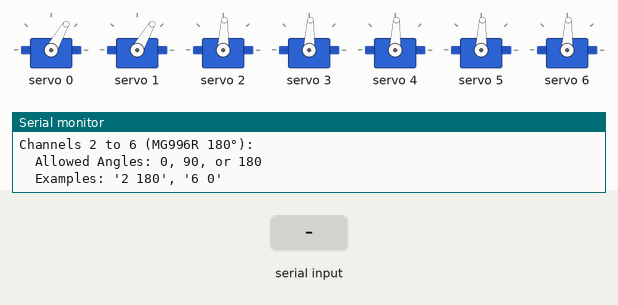
This sketch was run on a simulated Arduino Uno, built with avr-gcc and run on an emulated ATmega328P. On the bench: 7 × servo, the last lines printed to the serial monitor. The inputs (shaded band) are chosen by the test bench.

Above: at 1.9 s.
2.0 s: "0\n" received over Serial
At 4.2 s:
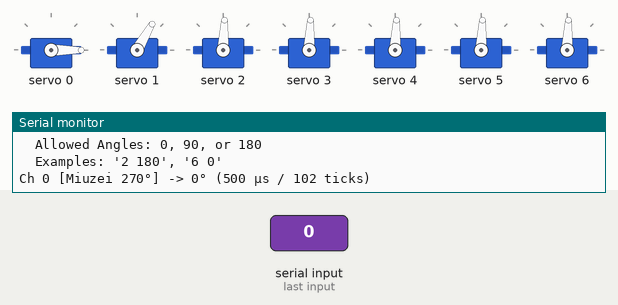
4.5 s: "5\n" received over Serial
At 6.2 s:
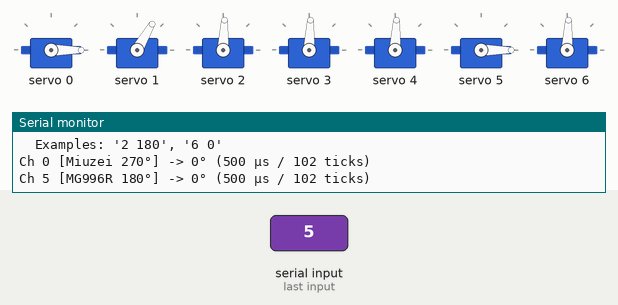
Timing chart, 0 to 7.7 s (numbered marks = the images above; inputs shaded):
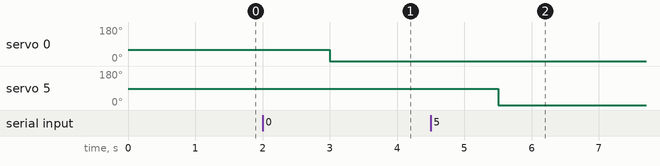

Measured:
- after the input at 2.0 s, servo 0: 60° → 0° after 1.0 s
- after the input at 4.5 s, servo 5: 87° → 0° after 1.0 s

The sketch:

mv2_servo-zeroing.ino
```cpp
#include <Wire.h>
#include <Adafruit_PWMServoDriver.h>

Adafruit_PWMServoDriver pwm = Adafruit_PWMServoDriver();

#define SERVO_FREQ 50 // servo 50Hz refresh rate

// servo Calibration Limits (in microseconds)

// MS24 (channels 0 & 1) - 270° range
#define MIUZEI_MIN  500   // 0° pulse width
#define MIUZEI_90   1166  // 90° pulse width  (500 + (2000 * 90 / 270))
#define MIUZEI_180  1833  // 180° pulse width (500 + (2000 * 180 / 270))
#define MIUZEI_MAX  2500  // 270° max pulse width

// MG996R (channels 2 to 6) - 180° range
#define MG996R_MIN  500   // 0° pulse width
#define MG996R_MID  1450  // 90° center pulse width
#define MG996R_MAX  2400  // 180° max pulse width

/**
 * Converts microsecond pulse width to PCA9685 12-bit PWM ticks (0-4095).
 */
uint16_t usToTicks(uint16_t microseconds) {
  return (uint16_t)(((uint32_t)microseconds * 4096) / 20000);
}

/**
 * Sets a target servo channel (0 to 6) to its respective allowed angles.
 */
void setServoPosition(uint8_t channel, uint16_t angle) {
  if (channel > 6) {
    Serial.println("Error: Channel out of range (0-6 only).");
    return;
  }

  uint16_t pulseUS = 0;
  const char* typeStr = "";

  if (channel <= 1) {
    // channels 0 & 1: MS24 (270° Range)
    typeStr = "Miuzei 270°";
    switch (angle) {
      case 0:   pulseUS = MIUZEI_MIN; break;
      case 90:  pulseUS = MIUZEI_90;  break;
      case 180: pulseUS = MIUZEI_180; break;
      case 270: pulseUS = MIUZEI_MAX; break;
      default:
        Serial.println("Invalid angle for Miuzei! Allowed: 0, 90, 180, or 270.");
        return;
    }
  } else {
    // channels 2 to 6: MG996R (180° Range)
    typeStr = "MG996R 180°";
    switch (angle) {
      case 0:   pulseUS = MG996R_MIN; break;
      case 90:  pulseUS = MG996R_MID; break;
      case 180: pulseUS = MG996R_MAX; break;
      default:
        Serial.println("Invalid angle for MG996R! Allowed: 0, 90, or 180.");
        return;
    }
  }

  uint16_t ticks = usToTicks(pulseUS);
  pwm.setPWM(channel, 0, ticks);

  Serial.print("Ch ");
  Serial.print(channel);
  Serial.print(" [");
  Serial.print(typeStr);
  Serial.print("] -> ");
  Serial.print(angle);
  Serial.print("° (");
  Serial.print(pulseUS);
  Serial.print(" µs / ");
  Serial.print(ticks);
  Serial.println(" ticks)");
}

void setup() {
  Serial.begin(9600);
  Serial.println("=====================================");
  Serial.println("    7-DOF Arm Servo Zeroing Setup    ");
  Serial.println("=====================================");

  pwm.begin();
  pwm.setOscillatorFrequency(27000000);
  pwm.setPWMFreq(SERVO_FREQ);

  delay(10);

  // initialize all channels to neutral position
  Serial.println("Initializing channels to neutral centers...");
  setServoPosition(0, 90);
  setServoPosition(1, 90);
  for (uint8_t ch = 2; ch <= 6; ch++) {
    setServoPosition(ch, 90);
  }

  printInstructions();
}

void loop() {
  if (Serial.available() > 0) {
    int channel = Serial.parseInt();
    int angle = Serial.parseInt();

    while (Serial.available() > 0 && Serial.peek() < '0') {
      Serial.read();
    }

    setServoPosition(channel, angle);
  }
}

void printInstructions() {
  Serial.println("\n--- Serial Monitor Controls ---");
  Serial.println("Format: <channel> <angle>\n");
  Serial.println("Channels 0 & 1 (Miuzei 270°):");
  Serial.println("  Allowed Angles: 0, 90, 180, or 270");
  Serial.println("  Examples: '0 270', '1 90'\n");
  Serial.println("Channels 2 to 6 (MG996R 180°):");
  Serial.println("  Allowed Angles: 0, 90, or 180");
  Serial.println("  Examples: '2 180', '6 0'\n");
}
```
